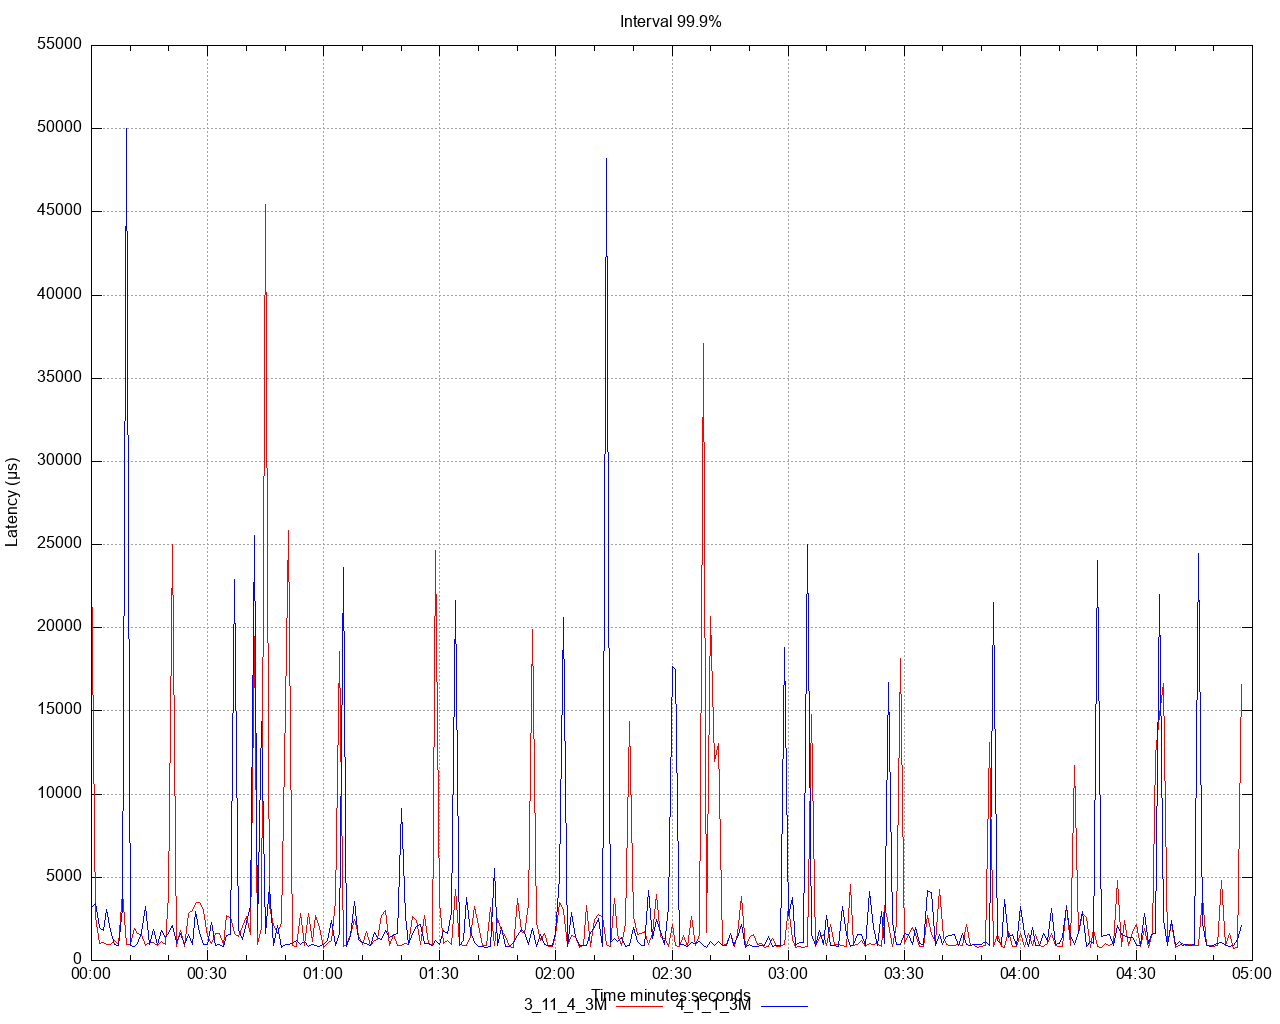

The script that saved this image:
set title 'Interval 99.9%' noenhanced
set style data lines
set datafile separator ","
set terminal png size 1280,1024
set grid
set key below
set xdata time
set timefmt "%s"
offset = 0
t0(x)=(offset=($0==0) ? x : offset, x - offset)
set xlabel 'Time minutes:seconds'
set ylabel 'Latency (μs)'
set output '/Users/ahmet.mircik/simulator/tests/report_3M/latency/latency_interval_999_get.png'
plot \
   '/Users/ahmet.mircik/simulator/tests/report_3M/data/latency_interval_999_get_1.data' using (t0(timecolumn(1))):2 title "3_11_4_3M" noenhanced lt rgb "red", \
   '/Users/ahmet.mircik/simulator/tests/report_3M/data/latency_interval_999_get_2.data' using (t0(timecolumn(1))):2 title "4_1_1_3M" noenhanced lt rgb "blue", \
